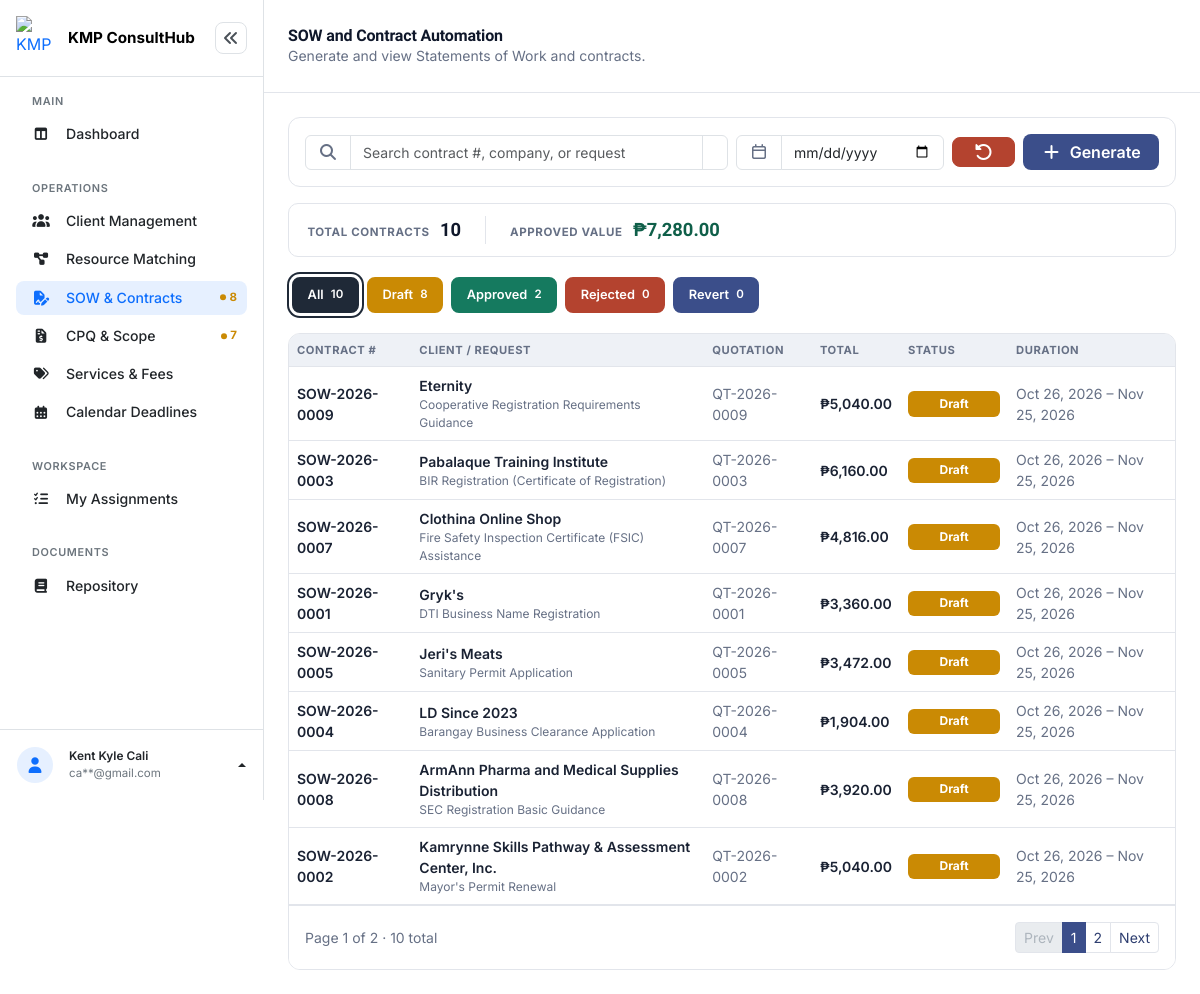
Page /staff/sow_contracts.php (signed in) on the committed database.
### tables this page shows
CREATE TABLE `contracts` (
  `contract_id` int(10) UNSIGNED NOT NULL,
  `contract_number` varchar(30) NOT NULL,
  `quotation_id` int(10) UNSIGNED NOT NULL,
  `request_id` int(10) UNSIGNED NOT NULL,
  `client_id` int(10) UNSIGNED NOT NULL,
  `scope_summary` text DEFAULT NULL,
  `total_amount` decimal(12,2) NOT NULL DEFAULT 0.00,
  `start_date` date DEFAULT NULL,
  `end_date` date DEFAULT NULL,
  `status` enum('Draft','Approved','Rejected','Revert') NOT NULL DEFAULT 'Draft',
  `prepared_by` int(10) UNSIGNED DEFAULT NULL,
  `approved_by` int(10) UNSIGNED DEFAULT NULL,
  `approved_at` timestamp NULL DEFAULT NULL,
  `created_at` timestamp NOT NULL DEFAULT current_timestamp(),
  `updated_at` timestamp NOT NULL DEFAULT current_timestamp() ON UPDATE current_timestamp(),
  `contract_file_name` varchar(255) DEFAULT NULL,
  `contract_file_path` varchar(255) DEFAULT NULL,
  `contract_file_size` int(11) DEFAULT NULL
);

CREATE TABLE `clients` (
  `client_id` int(10) UNSIGNED NOT NULL,
  `company_name` varchar(150) NOT NULL,
  `contact_person` varchar(150) NOT NULL,
  `email` varchar(150) NOT NULL,
  `contact_number` varchar(20) NOT NULL,
  `address` varchar(255) NOT NULL,
  `industry` varchar(100) DEFAULT NULL,
  `created_at` timestamp NOT NULL DEFAULT current_timestamp(),
  `updated_at` timestamp NOT NULL DEFAULT current_timestamp() ON UPDATE current_timestamp()
);

CREATE TABLE `service_requests` (
  `request_id` int(10) UNSIGNED NOT NULL,
  `client_id` int(10) UNSIGNED NOT NULL,
  `request_title` varchar(150) NOT NULL,
  `required_skill` varchar(100) DEFAULT NULL,
  `status` enum('New','In Progress','Completed','Cancelled') NOT NULL DEFAULT 'New',
  `assigned_to` int(10) UNSIGNED DEFAULT NULL,
  `assigned_by` int(10) UNSIGNED DEFAULT NULL,
  `created_at` timestamp NOT NULL DEFAULT current_timestamp(),
  `updated_at` timestamp NOT NULL DEFAULT current_timestamp() ON UPDATE current_timestamp()
);

CREATE TABLE `quotations` (
  `quotation_id` int(10) UNSIGNED NOT NULL,
  `quotation_number` varchar(30) NOT NULL,
  `request_id` int(10) UNSIGNED NOT NULL,
  `client_id` int(10) UNSIGNED NOT NULL,
  `project_scope` text DEFAULT NULL,
  `status` enum('Draft','Approved','Rejected','Revert') NOT NULL DEFAULT 'Draft',
  `subtotal` decimal(12,2) NOT NULL DEFAULT 0.00,
  `tax_rate` decimal(5,2) NOT NULL DEFAULT 0.00,
  `tax_amount` decimal(12,2) NOT NULL DEFAULT 0.00,
  `total_amount` decimal(12,2) NOT NULL DEFAULT 0.00,
  `valid_until` date DEFAULT NULL,
  `prepared_by` int(10) UNSIGNED DEFAULT NULL,
  `created_at` timestamp NOT NULL DEFAULT current_timestamp(),
  `updated_at` timestamp NOT NULL DEFAULT current_timestamp() ON UPDATE current_timestamp(),
  `revert_count` int(11) NOT NULL DEFAULT 0
);

### staff/sow_contracts.php (the view, shortened to what the rows shown need)
<?php
$pdo = getConnection();
function e($value): string
{
    return htmlspecialchars((string) $value, ENT_QUOTES, 'UTF-8');
}
$availableQuotationItemsStmt = $pdo->query('SELECT * FROM quotation_items ORDER BY quotation_id ASC, sort_order ASC');
$itemsByAvailableQuotation = [];
foreach ($availableQuotationItemsStmt->fetchAll() as $row) {
    $itemsByAvailableQuotation[$row['quotation_id']][] = $row;
}
$perPage      = 8;
$page         = max(1, (int) ($_GET['page'] ?? 1));
$baseQuery = "FROM contracts ct
     INNER JOIN clients c ON ct.client_id = c.client_id
     INNER JOIN service_requests sr ON ct.request_id = sr.request_id
     INNER JOIN quotations q ON ct.quotation_id = q.quotation_id
     LEFT JOIN users pb ON ct.prepared_by = pb.user_id
     LEFT JOIN users ab ON ct.approved_by = ab.user_id
     WHERE 1=1";
$baseParams = [];
$listQuery = $baseQuery;
$listParams = $baseParams;
$countStmt = $pdo->prepare("SELECT COUNT(*) $listQuery");
$countStmt->execute($listParams);
$filteredContractCount = (int) $countStmt->fetchColumn();
$totalPages = max(1, (int) ceil($filteredContractCount / $perPage));
$page = min($page, $totalPages);
$offset = ($page - 1) * $perPage;
$contractsStmt = $pdo->prepare(
    "SELECT ct.contract_id, ct.contract_number, ct.quotation_id, ct.status, ct.total_amount, ct.start_date, ct.end_date,
            ct.scope_summary, ct.created_at, ct.approved_at,
            c.company_name, c.contact_person, c.email, c.contact_number, c.address, c.industry,
            sr.request_title, sr.required_skill, sr.status AS request_status,
            q.quotation_number, q.subtotal, q.tax_rate, q.tax_amount, q.valid_until AS quotation_valid_until,
            pb.firstname AS prepared_firstname, pb.lastname AS prepared_lastname,
            ab.firstname AS approved_firstname, ab.lastname AS approved_lastname
     $listQuery
     ORDER BY ct.created_at DESC
     LIMIT $perPage OFFSET $offset"
);
$contractsStmt->execute($listParams);
$contracts = $contractsStmt->fetchAll();
$revisionsByContract = [];
function statusClass(string $status): string
{
    return 'status-' . strtolower($status);
}
?>
<!DOCTYPE html>
<html lang="en">
<head>
<link rel="stylesheet" href="../assets/vendor/bootstrap-5.3.8/css/bootstrap.min.css">
<link rel="stylesheet" href="../assets/vendor/fontawesome-free-7.3.1/css/all.min.css">
<link rel="stylesheet" href="../assets/css/dashboard.css">
</head>
<body>
<div class="dashboard-layout d-flex">
  <div class="dashboard-main flex-grow-1" style="min-width:0;">
    <header class="dashboard-topbar bg-white d-flex align-items-center justify-content-between px-3 px-md-4">
      <div class="d-flex align-items-center gap-3">
        <div>
          <h1 class="dashboard-title h6 h5-md fw-bold mb-0">SOW and Contract Automation</h1>
        </div>
      </div>
    </header>
    <main class="dashboard-content p-3 p-md-4">
      <section class="card overflow-hidden">
        <div class="table-responsive">
          <table class="table table-hover align-middle mb-0" id="contractsTable">
            <thead>
              <tr>
                <th scope="col">Contract #</th>
                <th scope="col">Client / Request</th>
                <th scope="col" class="d-none d-md-table-cell">Quotation</th>
                <th scope="col">Total</th>
                <th scope="col">Status</th>
                <th scope="col" class="d-none d-lg-table-cell">Duration</th>
              </tr>
            </thead>
            <tbody id="contractsTableBody">
              <?php if (empty($contracts)): ?>
                <tr>
                  <td colspan="6" class="cell-empty">
                    <div class="empty-state text-center py-5">
                      <i class="fa-regular fa-file-lines fs-3 mb-2 d-block"></i>
                      <p class="small mb-0">No contracts found.</p>
                    </div>
                  </td>
                </tr>
              <?php else: ?>
                <?php foreach ($contracts as $ct): ?>
                  <?php
                    $viewPayload = [
                        'contract_id' => $ct['contract_id'],
                        'number' => $ct['contract_number'],
                        'status' => $ct['status'],
                        'created_at' => $ct['created_at'] ? date('M d, Y', strtotime($ct['created_at'])) : null,
                        'company' => $ct['company_name'],
                        'contact_person' => $ct['contact_person'],
                        'email' => $ct['email'],
                        'contact_number' => $ct['contact_number'],
                        'address' => $ct['address'],
                        'industry' => $ct['industry'],
                        'request' => $ct['request_title'],
                        'required_skill' => $ct['required_skill'],
                        'quotation_number' => $ct['quotation_number'],
                        'subtotal' => number_format((float) $ct['subtotal'], 2),
                        'tax_rate' => rtrim(rtrim(number_format((float) $ct['tax_rate'], 2), '0'), '.'),
                        'tax_amount' => number_format((float) $ct['tax_amount'], 2),
                        'total' => number_format((float) $ct['total_amount'], 2),
                        'quotation_valid_until' => $ct['quotation_valid_until'] ? date('M d, Y', strtotime($ct['quotation_valid_until'])) : null,
                        'items' => array_map(function ($it) {
                            return [
                                'description' => $it['description'],
                                'quantity' => rtrim(rtrim(number_format((float) $it['quantity'], 2), '0'), '.'),
                                'unit_price' => number_format((float) $it['unit_price'], 2),
                                'line_total' => number_format((float) $it['line_total'], 2),
                            ];
                        }, $itemsByAvailableQuotation[$ct['quotation_id']] ?? []),
                        'start_date' => $ct['start_date'] ? date('M d, Y', strtotime($ct['start_date'])) : null,
                        'end_date' => $ct['end_date'] ? date('M d, Y', strtotime($ct['end_date'])) : null,
                        'scope_summary' => $ct['scope_summary'],
                        'prepared_by' => trim(($ct['prepared_firstname'] ?? '') . ' ' . ($ct['prepared_lastname'] ?? '')),
                        'approved_by' => $ct['approved_firstname'] ? trim($ct['approved_firstname'] . ' ' . $ct['approved_lastname']) : null,
                        'approved_at' => $ct['approved_at'] ? date('M d, Y', strtotime($ct['approved_at'])) : null,
                        'revisions' => array_map(function ($r) {
                            return [
                                'note' => $r['revision_note'],
                                'by' => trim(($r['firstname'] ?? '') . ' ' . ($r['lastname'] ?? '')),
                                'date' => $r['created_at'] ? date('M d, Y g:i A', strtotime($r['created_at'])) : '',
                            ];
                        }, $revisionsByContract[$ct['contract_id']] ?? []),
                    ];
                  ?>
                  <tr class="contract-row" data-contract="<?= e(json_encode($viewPayload)) ?>">
                    <td class="small fw-semibold">
                      <span class="cell-body fw-semibold"><?= e($ct['contract_number']) ?></span>
                    </td>
                    <td class="small">
                      <span class="cell-body">
                        <span class="fw-semibold d-block"><?= e($ct['company_name']) ?></span>
                        <span class="d-block" style="color:var(--ink-soft); font-size:.75rem;"><?= e($ct['request_title']) ?></span>
                      </span>
                    </td>
                    <td class="small d-none d-md-table-cell" style="color:var(--ink-soft);">
                      <span class="cell-body"><?= e($ct['quotation_number']) ?></span>
                    </td>
                    <td class="small fw-semibold">
                      <span class="cell-body fw-semibold">&#8369;<?= number_format((float) $ct['total_amount'], 2) ?></span>
                    </td>
                    <td class="small">
                      <span class="cell-body"><span class="status-badge <?= statusClass($ct['status']) ?>"><?= e($ct['status']) ?></span></span>
                    </td>
                    <td class="small d-none d-lg-table-cell" style="color:var(--ink-soft);">
                      <span class="cell-body">
                        <?= $ct['start_date'] ? e(date('M d, Y', strtotime($ct['start_date']))) : '&mdash;' ?>
                        &ndash;
                        <?= $ct['end_date'] ? e(date('M d, Y', strtotime($ct['end_date']))) : '&mdash;' ?>
                      </span>
                    </td>
                  </tr>
                <?php endforeach; ?>
              <?php endif; ?>
            </tbody>
          </table>
        </div>
      </section>
    </main>
  </div>
</div>
</body>
</html>

### rows in the picture
contracts: contract_number "SOW-2026-0009", client.company_name "Eternity", request.request_title "Cooperative Registration Requirements Guidance", quotation.quotation_number "QT-2026-0009", total_amount "5,040.00", status "Draft", start_date "Oct 26, 2026", end_date "Nov 25, 2026"
contracts: contract_number "SOW-2026-0003", client.company_name "Pabalaque Training Institute", request.request_title "BIR Registration (Certificate of Registration)", quotation.quotation_number "QT-2026-0003", total_amount "6,160.00", status "Draft", start_date "Oct 26, 2026", end_date "Nov 25, 2026"
contracts: contract_number "SOW-2026-0007", client.company_name "Clothina Online Shop", request.request_title "Fire Safety Inspection Certificate (FSIC) Assistance", quotation.quotation_number "QT-2026-0007", total_amount "4,816.00", status "Draft", start_date "Oct 26, 2026", end_date "Nov 25, 2026"
contracts: contract_number "SOW-2026-0001", client.company_name "Gryk's", request.request_title "DTI Business Name Registration", quotation.quotation_number "QT-2026-0001", total_amount "3,360.00", status "Draft", start_date "Oct 26, 2026", end_date "Nov 25, 2026"
contracts: contract_number "SOW-2026-0005", client.company_name "Jeri's Meats", request.request_title "Sanitary Permit Application", quotation.quotation_number "QT-2026-0005", total_amount "3,472.00", status "Draft", start_date "Oct 26, 2026", end_date "Nov 25, 2026"
contracts: contract_number "SOW-2026-0004", client.company_name "LD Since 2023", request.request_title "Barangay Business Clearance Application", quotation.quotation_number "QT-2026-0004", total_amount "1,904.00", status "Draft", start_date "Oct 26, 2026", end_date "Nov 25, 2026"
contracts: contract_number "SOW-2026-0008", client.company_name "ArmAnn Pharma and Medical Supplies Distribution", request.request_title "SEC Registration Basic Guidance", quotation.quotation_number "QT-2026-0008", total_amount "3,920.00", status "Draft", start_date "Oct 26, 2026", end_date "Nov 25, 2026"
contracts: contract_number "SOW-2026-0002", client.company_name "Kamrynne Skills Pathway & Assessment Center, Inc.", request.request_title "Mayor's Permit Renewal", quotation.quotation_number "QT-2026-0002", total_amount "5,040.00", status "Draft", start_date "Oct 26, 2026", end_date "Nov 25, 2026"

### other values in the picture
badgeCount($count) "8"
badgeCount($count) "7"
$staffFullname "Kent Kyle Cali"
maskEmail($staffEmail) "ca**@gmail.com"
$totalContracts "10"
$totalApprovedValue "7,280.00"
$tab['label'] "All"
$tab['count'] "10"
$tab['label'] "Draft"
$tab['count'] "8"
$tab['label'] "Approved"
$tab['count'] "2"
$tab['label'] "Rejected"
$tab['count'] "0"
$tab['label'] "Revert"
